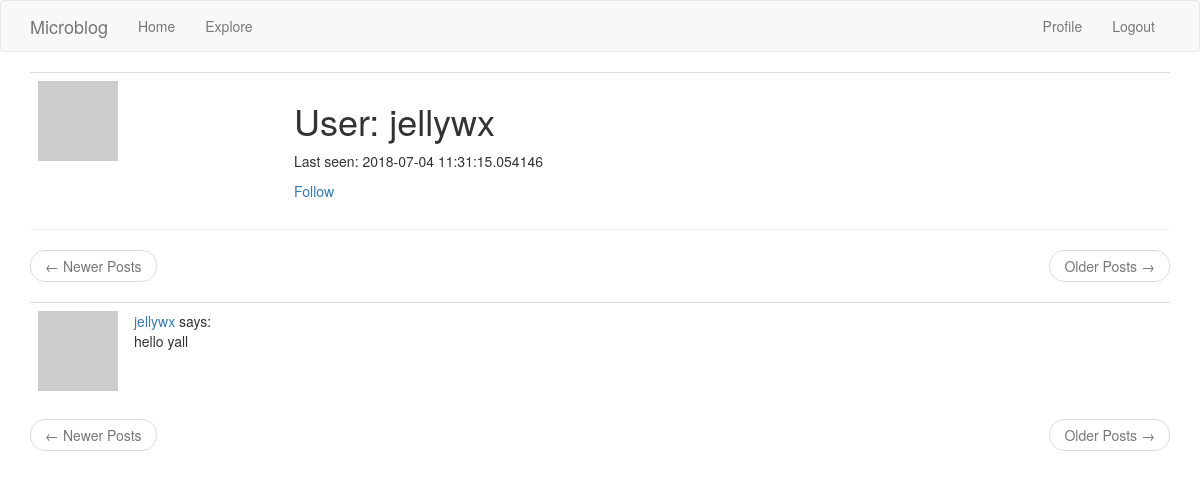
Screenshot of /user/jellywx (signed in) with the database file from the repository.
### app/models.py (models this page shows, shortened)
class User(UserMixin, db.Model):
    id = db.Column(db.Integer, primary_key=True)
    username = db.Column(db.String(64), index=True, unique=True)
    email = db.Column(db.String(120), index=True, unique=True)
    password_hash = db.Column(db.String(128))
    about_me = db.Column(db.String(140))
    last_seen = db.Column(db.DateTime, default=datetime.utcnow)
    posts = db.relationship('Post', backref='author', lazy='dynamic')
    followed = db.relationship(
        'User', secondary=followers,
        primaryjoin=(followers.c.follower_id == id),
        secondaryjoin=(followers.c.followed_id == id),
        backref=db.backref('followers', lazy='dynamic'), lazy='dynamic'
    )
    def avatar(self, size=80):
        digest = md5(self.email.lower().encode('utf-8')).hexdigest()
        return 'https://www.gravatar.com/avatar/{}?d=identicon&s={}'.format(digest, size)
    def is_following(self, user):
        return self.followed.filter(followers.c.followed_id == user.id).count() > 0

class Post(db.Model):
    id = db.Column(db.Integer, primary_key=True)
    body = db.Column(db.String(140))
    timestamp = db.Column(db.DateTime, index=True, default=datetime.utcnow)
    user_id = db.Column(db.Integer, db.ForeignKey('user.id'))

### app/routes.py (the view)
@app.route('/user/<username>')
@login_required
def user(username):
    user = User.query.filter_by(username=username).first_or_404()
    page = request.args.get('page', 1, type=int)
    posts = Post.query.filter(Post.author==user).paginate(page, app.config['POSTS_PER_PAGE'], False)
    next_url = url_for('index', page=posts.next_num) if posts.has_next else None
    prev_url = url_for('index', page=posts.prev_num) if posts.has_prev else None
    return render_template('user.html', title=user.username, user=user, posts=posts.items, next_url=next_url, prev_url=prev_url)

### app/models.py (called while the page is built)
@login.user_loader
def load_user(id):
    return User.query.get(int(id))

### app/routes.py (called while the page is built)
@app.before_request
def before_request():
    if current_user.is_authenticated:
        current_user.last_seen = datetime.utcnow()
        db.session.commit()

### app/templates/user.html (shortened to what this page needs)
{% extends "base.html" %}
{% block app_content %}
  <table class="table table-hover">
    <tr>
      <td width="256px"><img src="{{ user.avatar(256) }}"></img></td>
      <td>
        <h1>User: {{user.username }}</h1>
        {% if user.last_seen %}<p>Last seen: {{ user.last_seen }}</p>{% endif %}
        {% if user.id == current_user.id %}
        <a href="{{ url_for('edit_profile') }}">Edit Profile</a>
        {% elif current_user.is_following(user) %}
        <a href="{{ url_for('unfollow', username=user.username)}}">Unfollow</a>
        {% else %}
        <a href="{{ url_for('follow', username=user.username)}}">Follow</a>
        {% endif %}
      </td>
    </tr>
  </table>
  <hr>
  {% include "_view.html" %}
{% endblock %}

### app/templates/_post.html
<table class="table table-hover">
  <tr>
    <td width="70px">
      <a href="{{ url_for('user', username=post.author.username) }}">
        <img src="{{ post.author.avatar(70) }}">
      </a>
    </td>
    <td>
      <a href="{{ url_for('user', username=post.author.username) }}">
        {{ post.author.username }}
      </a>
      says:
      <br>
      {{ post.body }}
    </td>
  </tr>
</table>

### rows the page displays
User: username "jellywx", last_seen "2018-07-04 11:31:15.054146"
Post: author.username "jellywx", body "hello yall"
